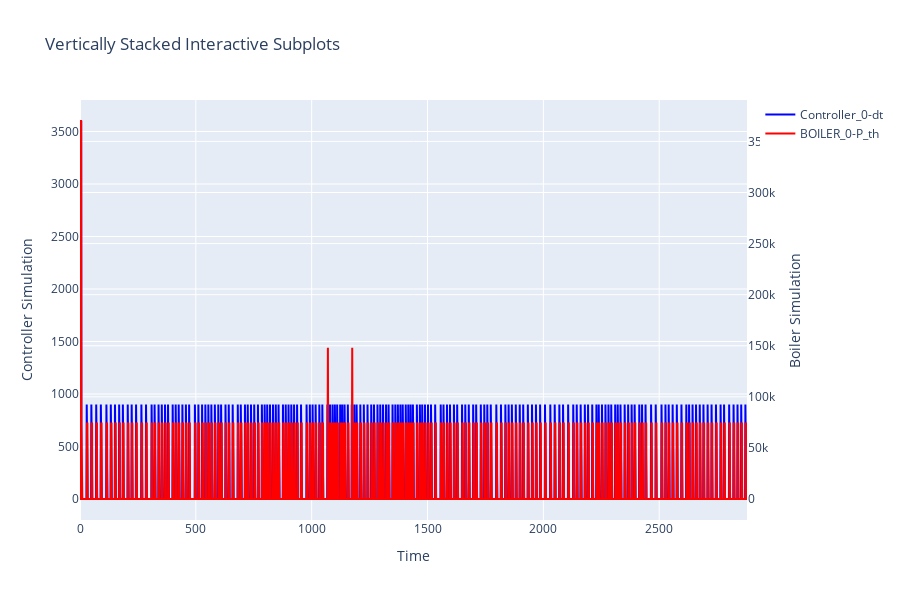

The code cell stored with this chart in its notebook:
### Code cell
fig = go.Figure()

# First plot (Controller Simulation)
fig.add_trace(go.Scatter(
    y=df['ControllerSim-0.Controller_0-dt'],
    mode='lines',
    name='Controller_0-dt',
    line=dict(color='blue')
))

# Second plot (Boiler Simulation)
fig.add_trace(go.Scatter(
    y=df['Boilersim-0.BOILER_0-P_th'],
    mode='lines',
    name='BOILER_0-P_th',
    line=dict(color='red'),
    yaxis='y2'  # Associate it with a second subplot
))

# Update layout to create subplots
fig.update_layout(
    height=600,  # Total height of the figure
    title_text='Vertically Stacked Interactive Subplots',
    showlegend=True,
    xaxis=dict(title='Time'),
    yaxis=dict(title='Controller Simulation'),
    yaxis2=dict(
        title='Boiler Simulation',
        overlaying='y',  # Overlay y-axis for second subplot
        side='right',
        anchor='free',
        position=1
    )
)

fig.show()

### Figure 1 — Plotly figure (JSON) as saved in the notebook; plotly's stock layout.template omitted (floating-point values rounded to 4 significant figures; data arrays with more than 128 entries replaced by an {"elided": "..."} marker saying what was removed)
{"data": [{"line": {"color": "blue"}, "mode": "lines", "name": "Controller_0-dt", "type": "scatter", "y": {"elided": "2880 int values"}}, {"line": {"color": "red"}, "mode": "lines", "name": "BOILER_0-P_th", "type": "scatter", "y": {"elided": "2880 int values"}, "yaxis": "y2"}], "layout": {"height": 600, "showlegend": true, "title": {"text": "Vertically Stacked Interactive Subplots"}, "xaxis": {"title": {"text": "Time"}}, "yaxis": {"title": {"text": "Controller Simulation"}}, "yaxis2": {"anchor": "free", "overlaying": "y", "position": 1, "side": "right", "title": {"text": "Boiler Simulation"}}}}
